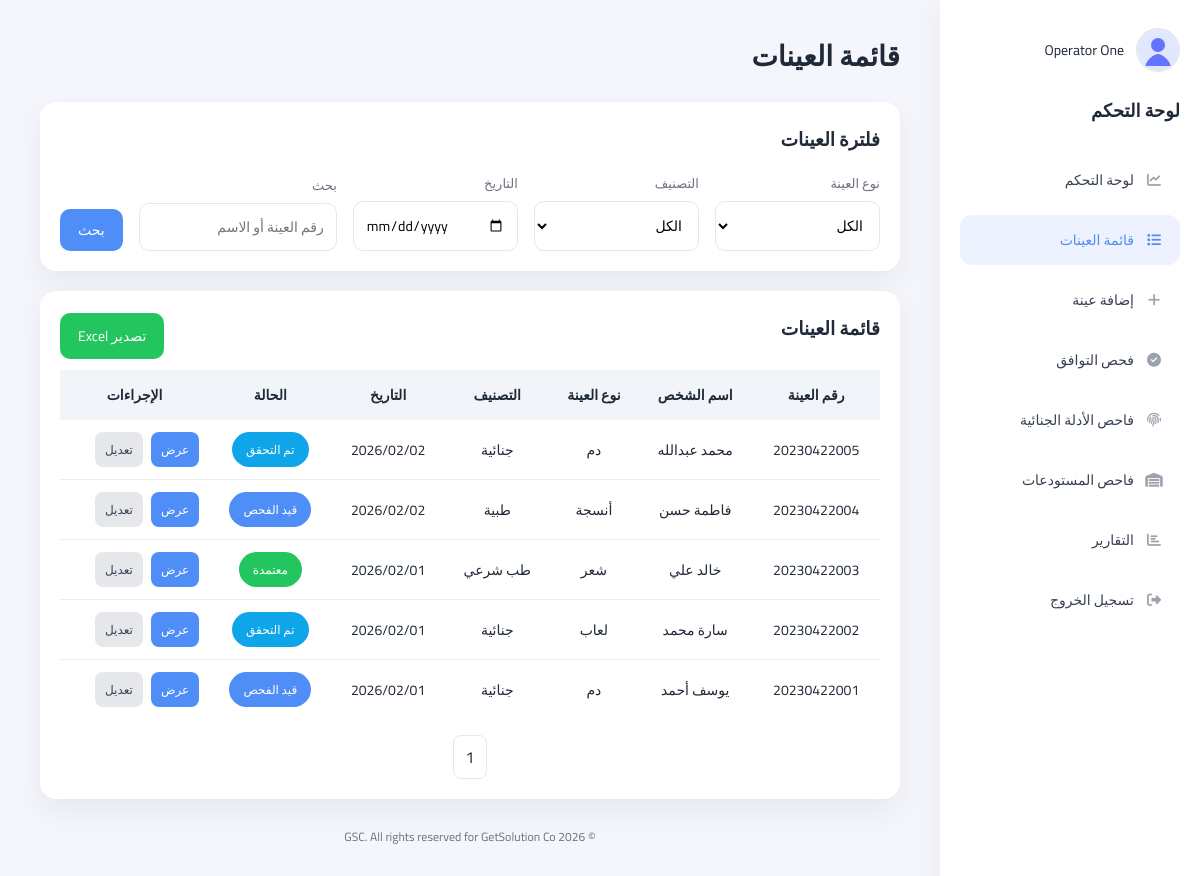
Page /public_html/samples/list.php (signed in) on the committed database.
### tables this page shows
CREATE TABLE IF NOT EXISTS `samples` (
  `id` int(11) NOT NULL AUTO_INCREMENT,
  `sample_number` varchar(50) NOT NULL,
  `sample_type` varchar(50) NOT NULL,
  `category` varchar(50) NOT NULL,
  `person_name` varchar(100) NOT NULL,
  `collected_date` date NOT NULL,
  `location` varchar(100) DEFAULT NULL,
  `rfid_id` int(11) NOT NULL,
  `status` enum('pending','checked','approved','rejected') NOT NULL DEFAULT 'pending',
  `created_at` timestamp NOT NULL DEFAULT current_timestamp(),
  `updated_at` timestamp NOT NULL DEFAULT current_timestamp() ON UPDATE current_timestamp(),
  PRIMARY KEY (`id`),
  UNIQUE KEY `sample_number` (`sample_number`),
  KEY `rfid_id` (`rfid_id`),
  KEY `idx_sample_number` (`sample_number`),
  KEY `idx_status` (`status`),
  KEY `idx_sample_type` (`sample_type`),
  KEY `idx_category` (`category`),
  KEY `idx_collected_date` (`collected_date`),
  CONSTRAINT `samples_ibfk_1` FOREIGN KEY (`rfid_id`) REFERENCES `rfid_tags` (`id`)
);

### public_html/config/lang.php (called while the page is built, shortened)
<?php
$default = 'ar';
$lang = $_SESSION['lang'] ?? $default;
$path = __DIR__ . '/../lang/' . $lang . '.php';
$fallback = __DIR__ . '/../lang/' . $default . '.php';
$translations = file_exists($path) ? include $path : [];
$fallbackTranslations = file_exists($fallback) ? include $fallback : [];
function __(string $key, array $replace = []): string {
    global $translations, $fallbackTranslations;
    $value = $translations[$key] ?? $fallbackTranslations[$key] ?? $key;
    return $value;
}

### public_html/config/helpers.php (called while the page is built, shortened)
<?php
function e(?string $value): string {
    return htmlspecialchars($value ?? '', ENT_QUOTES, 'UTF-8');
}
function base_path(): string {
    $script = $_SERVER['SCRIPT_NAME'] ?? '';
    $dir = rtrim(str_replace('\\', '/', dirname($script)), '/');
    return $dir === '/' ? '' : $dir;
}
function url(string $path): string {
    return base_path() . $path;
}

### public_html/config/db.php (called while the page is built, shortened)
<?php
function db(): PDO {
    static $pdo = null;
    if ($pdo instanceof PDO) {
        return $pdo;
    }
    $dsn = 'mysql:host=' . DB_HOST . ';dbname=' . DB_NAME . ';charset=utf8mb4';
    $pdo = new PDO($dsn, DB_USER, DB_PASS, [
        PDO::ATTR_ERRMODE => PDO::ERRMODE_EXCEPTION,
        PDO::ATTR_DEFAULT_FETCH_MODE => PDO::FETCH_ASSOC,
    ]);
    return $pdo;
}

### public_html/samples/list.php (the view, shortened to what this page needs)
<?php
require_once __DIR__ . '/../config/auth.php';
require_once __DIR__ . '/../config/helpers.php';
require_once __DIR__ . '/../config/db.php';
require_once __DIR__ . '/../config/lang.php';
$query = trim($_GET['q'] ?? '');
$dateValue = trim($_GET['date'] ?? '');
$page = max(1, (int)($_GET['page'] ?? 1));
$pageSize = 10;
$offset = ($page - 1) * $pageSize;
$where = [];
$params = [];
$whereSql = $where ? ('WHERE ' . implode(' AND ', $where)) : '';
$sql = "SELECT * FROM samples $whereSql ORDER BY collected_date DESC, id DESC LIMIT $pageSize OFFSET $offset";
$stmt = db()->prepare($sql);
$stmt->execute($params);
$samples = $stmt->fetchAll();
$statusMap = [
    'pending' => __('status.pending'),
    'checked' => __('status.checked'),
    'approved' => __('status.approved'),
    'rejected' => __('status.rejected'),
];
?>
<h1><?= e(__('samples.list_title')) ?></h1>
<div class="card">
    <h3><?= e(__('samples.filters')) ?></h3>
    <form method="get" class="filters">
        <div>
            <label><?= e(__('samples.sample_type')) ?></label>
            <select name="sample_type">
                <option value=""><?= e(__('samples.all')) ?></option>
            </select>
        </div>
        <div>
            <label><?= e(__('samples.category')) ?></label>
            <select name="category">
                <option value=""><?= e(__('samples.all')) ?></option>
            </select>
        </div>
        <div>
            <label><?= e(__('samples.date')) ?></label>
            <input type="date" name="date" value="<?= e($dateValue) ?>">
        </div>
        <div>
            <label><?= e(__('samples.search')) ?></label>
            <input type="text" name="q" placeholder="<?= e(__('samples.search_placeholder')) ?>" value="<?= e($query) ?>">
        </div>
        <button class="btn btn-blue" type="submit"><?= e(__('samples.search')) ?></button>
    </form>
</div>
<div class="card">
    <div style="display:flex;justify-content:space-between;align-items:center;margin-bottom:10px;">
        <h3><?= e(__('samples.list_title')) ?></h3>
        <a class="btn btn-green" href="<?= e(url('/audit/export-excel?' . http_build_query($_GET + ['report_type' => 'samples']))) ?>"><?= e(__('reports.export_excel')) ?></a>
    </div>
    <table>
        <thead>
            <tr>
                <th><?= e(__('samples.sample_number')) ?></th>
                <th><?= e(__('samples.person_name')) ?></th>
                <th><?= e(__('samples.sample_type')) ?></th>
                <th><?= e(__('samples.category')) ?></th>
                <th><?= e(__('samples.date')) ?></th>
                <th><?= e(__('samples.status')) ?></th>
                <th><?= e(__('samples.actions')) ?></th>
            </tr>
        </thead>
        <tbody>
        <?php if (!$samples): ?>
            <tr><td colspan="7"><?= e(__('samples.no_data')) ?></td></tr>
        <?php else: ?>
            <?php foreach ($samples as $sample): ?>
                <tr>
                    <td><?= e($sample['sample_number']) ?></td>
                    <td><?= e($sample['person_name']) ?></td>
                    <td><?= e($sample['sample_type']) ?></td>
                    <td><?= e($sample['category']) ?></td>
                    <td><?= e(date('Y/m/d', strtotime($sample['collected_date']))) ?></td>
                    <td>
                        <span class="status <?= e($sample['status']) ?>"><?= e($statusMap[$sample['status']] ?? $sample['status']) ?></span>
                    </td>
                    <td class="table-actions" style="display:flex;gap:8px;">
                        <a class="btn btn-sm btn-blue" href="<?= e(url('/samples/detail?sample_number=' . urlencode($sample['sample_number']))) ?>"><?= e(__('samples.view')) ?></a>
                        <a class="btn btn-sm btn-gray" href="<?= e(url('/samples/edit?sample_number=' . urlencode($sample['sample_number']))) ?>"><?= e(__('samples.edit')) ?></a>
                    </td>
                </tr>
            <?php endforeach; ?>
        <?php endif; ?>
        </tbody>
    </table>
    <div class="pagination">
        <span class="page"><?= $page ?></span>
    </div>
</div>
<?php
include __DIR__ . '/../partials/layout.php';

### public_html/assets/style.css (style rules this page uses)
:root { --blue:#4f8df7; --blue-2:#3b82f6; --green:#22c55e; --green-2:#34b399; --red:#ef4444; --bg:#f4f6fb; --card:#ffffff; --text:#1f2937; --muted:#6b7280; --border:#e5e7eb; --radius:16px; }
* { box-sizing:border-box;font-family:"Cairo",sans-serif }
body { margin:0;background:var(--bg);color:var(--text) }
h1 { margin:0 0 20px 0;font-size:28px }
h3 { margin:0 0 14px 0 }
.card { background:#fff;padding:20px;border-radius:var(--radius);box-shadow:0 12px 30px rgba(0,0,0,.06) }
.card + .card { margin-top:20px }
.btn { border:none;padding:10px 18px;border-radius:10px;cursor:pointer;font-size:14px;display:inline-flex;align-items:center;gap:6px;text-decoration:none }
.btn-sm { padding:6px 10px;border-radius:8px;font-size:12px }
.table-actions .btn { white-space:nowrap }
.btn-blue { background:var(--blue);color:#fff }
.btn-green { background:var(--green);color:#fff }
.btn-gray { background:#e5e7eb;color:#374151 }
.status { padding:6px 14px;border-radius:999px;color:#fff;font-size:12px;display:inline-block }
.status.pending { background:var(--blue) }
.status.checked { background:#0ea5e9 }
.status.approved { background:var(--green) }
label { font-size:13px;color:var(--muted);display:block;margin-bottom:6px }
input, select { width:100%;padding:10px 12px;border-radius:10px;border:1px solid var(--border);font-size:14px;background:#fff }
table { width:100%;border-collapse:collapse }
thead { background:#f1f5f9 }
th,td { padding:12px 10px;text-align:center;font-size:14px }
tbody tr:not(:last-child) { border-bottom:1px solid #eee }
.filters { display:grid;grid-template-columns:1fr 1fr 1fr 1.2fr auto;gap:16px;align-items:end }
.filters .btn { height:42px }
.pagination { display:flex;gap:8px;justify-content:center;margin-top:16px }
.page { background:#fff;border:1px solid var(--border);padding:6px 12px;border-radius:8px }

### rows in the picture
samples: sample_number "20230422005", person_name "محمد عبدالله", sample_type "دم", category "جنائية", collected_date "2026/02/02", status "تم التحقق"
samples: sample_number "20230422004", person_name "فاطمة حسن", sample_type "أنسجة", category "طبية", collected_date "2026/02/02", status "قيد الفحص"
samples: sample_number "20230422003", person_name "خالد علي", sample_type "شعر", category "طب شرعي", collected_date "2026/02/01", status "معتمدة"
samples: sample_number "20230422002", person_name "سارة محمد", sample_type "لعاب", category "جنائية", collected_date "2026/02/01", status "تم التحقق"
samples: sample_number "20230422001", person_name "يوسف أحمد", sample_type "دم", category "جنائية", collected_date "2026/02/01", status "قيد الفحص"

### other values in the picture
__('nav.dashboard') "لوحة التحكم"
__('nav.samples') "قائمة العينات"
__('nav.add_sample') "إضافة عينة"
__('nav.checker') "فحص التوافق"
__('nav.forensic') "فاحص الأدلة الجنائية"
__('nav.warehouse') "فاحص المستودعات"
__('nav.reports') "التقارير"
__('nav.logout') "تسجيل الخروج"
__('samples.list_title') "قائمة العينات"
__('samples.filters') "فلترة العينات"
__('samples.sample_type') "نوع العينة"
__('samples.category') "التصنيف"
__('samples.date') "التاريخ"
__('samples.search') "بحث"
__('reports.export_excel') "تصدير Excel"
